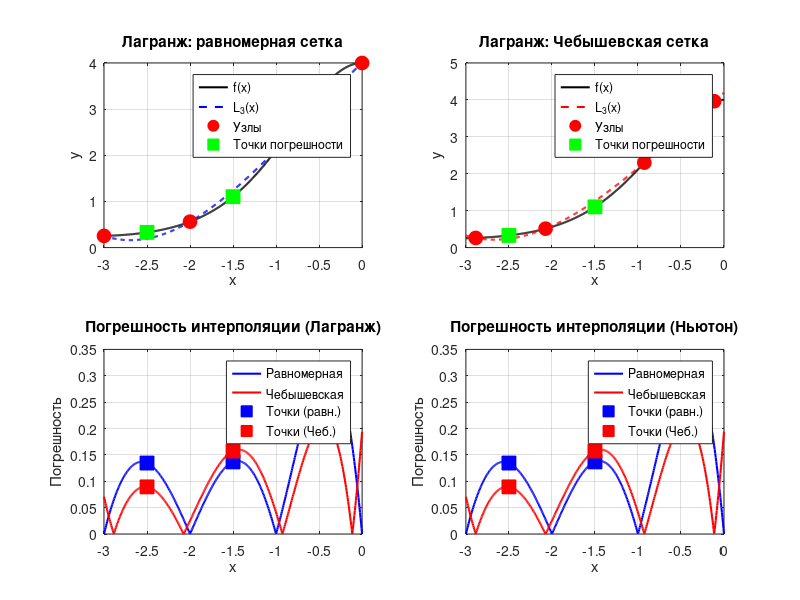
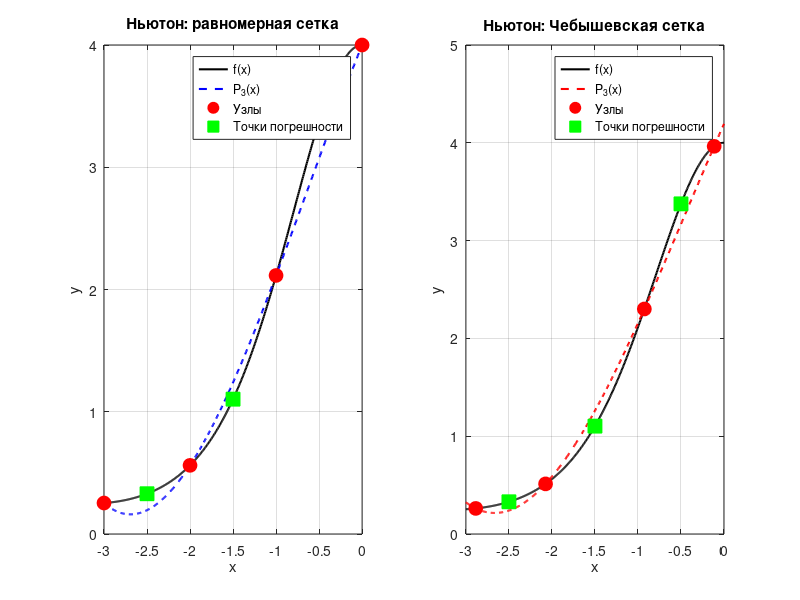

These figures' MATLAB source, in order:
% Лабораторная работа №4, вариант 5
% f(x) = 4^(cos(x)), [a,b] = [-3, 0]
clear; clc; close all;

a = -3;
b = 0;

% Функция f(x) = 4^(cos(x))
f = @(x) 4 .^ (cos(x));

% Точки для оценки погрешности
x_j = [(5*a + b)/6, (a + b)/2, (a + 5*b)/6];  % = [-2.5, -1.5, -0.5]
y_j = f(x_j);

%% ==========================
%% Равномерная сетка
%% ==========================

% Узлы равномерной сетки (4 узла для полинома 3-й степени)
n = 3;
x_uniform = linspace(a, b, n+1);  % [-3, -2, -1, 0]
y_uniform = f(x_uniform);

%% Лагранж (равномерная)
% Базисные полиномы
l0 = @(x) ((x - x_uniform(2)) .* (x - x_uniform(3)) .* (x - x_uniform(4))) ./ ...
          ((x_uniform(1) - x_uniform(2)) * (x_uniform(1) - x_uniform(3)) * (x_uniform(1) - x_uniform(4)));
l1 = @(x) ((x - x_uniform(1)) .* (x - x_uniform(3)) .* (x - x_uniform(4))) ./ ...
          ((x_uniform(2) - x_uniform(1)) * (x_uniform(2) - x_uniform(3)) * (x_uniform(2) - x_uniform(4)));
l2 = @(x) ((x - x_uniform(1)) .* (x - x_uniform(2)) .* (x - x_uniform(4))) ./ ...
          ((x_uniform(3) - x_uniform(1)) * (x_uniform(3) - x_uniform(2)) * (x_uniform(3) - x_uniform(4)));
l3 = @(x) ((x - x_uniform(1)) .* (x - x_uniform(2)) .* (x - x_uniform(3))) ./ ...
          ((x_uniform(4) - x_uniform(1)) * (x_uniform(4) - x_uniform(2)) * (x_uniform(4) - x_uniform(3)));

L_uniform = @(x) y_uniform(1)*l0(x) + y_uniform(2)*l1(x) + y_uniform(3)*l2(x) + y_uniform(4)*l3(x);

L_uniform_xj = L_uniform(x_j);
errors_L_uniform = abs(y_j - L_uniform_xj);

%% Ньютон (равномерная)
coeff_uniform = y_uniform;
for j = 2:length(x_uniform)
    for i = length(x_uniform):-1:j
        coeff_uniform(i) = (coeff_uniform(i) - coeff_uniform(i-1)) / (x_uniform(i) - x_uniform(i-j+1));
    end
end

P_uniform = @(x) coeff_uniform(1) ...
               + coeff_uniform(2)*(x - x_uniform(1)) ...
               + coeff_uniform(3)*(x - x_uniform(1)).*(x - x_uniform(2)) ...
               + coeff_uniform(4)*(x - x_uniform(1)).*(x - x_uniform(2)).*(x - x_uniform(3));

P_uniform_xj = P_uniform(x_j);
errors_P_uniform = abs(y_j - P_uniform_xj);

%% ==========================
%% Чебышевская сетка
%% ==========================

% Узлы Чебышева (на отрезке [a,b])
x_cheb = zeros(1, n+1);
for i = 0:n
    x_cheb(i+1) = (a + b)/2 + (b - a)/2 * cos( (2*i + 1) * pi / (2*(n+1)) );
end
y_cheb = f(x_cheb);

%% Лагранж (Чебышев)
% Базисные полиномы для Чебышевской сетки
l0c = @(x) ((x - x_cheb(2)) .* (x - x_cheb(3)) .* (x - x_cheb(4))) ./ ...
           ((x_cheb(1) - x_cheb(2)) * (x_cheb(1) - x_cheb(3)) * (x_cheb(1) - x_cheb(4)));
l1c = @(x) ((x - x_cheb(1)) .* (x - x_cheb(3)) .* (x - x_cheb(4))) ./ ...
           ((x_cheb(2) - x_cheb(1)) * (x_cheb(2) - x_cheb(3)) * (x_cheb(2) - x_cheb(4)));
l2c = @(x) ((x - x_cheb(1)) .* (x - x_cheb(2)) .* (x - x_cheb(4))) ./ ...
           ((x_cheb(3) - x_cheb(1)) * (x_cheb(3) - x_cheb(2)) * (x_cheb(3) - x_cheb(4)));
l3c = @(x) ((x - x_cheb(1)) .* (x - x_cheb(2)) .* (x - x_cheb(3))) ./ ...
           ((x_cheb(4) - x_cheb(1)) * (x_cheb(4) - x_cheb(2)) * (x_cheb(4) - x_cheb(3)));

L_cheb = @(x) y_cheb(1)*l0c(x) + y_cheb(2)*l1c(x) + y_cheb(3)*l2c(x) + y_cheb(4)*l3c(x);

L_cheb_xj = L_cheb(x_j);
errors_L_cheb = abs(y_j - L_cheb_xj);

%% Ньютон (Чебышев)
coeff_cheb = y_cheb;
for j = 2:length(x_cheb)
    for i = length(x_cheb):-1:j
        coeff_cheb(i) = (coeff_cheb(i) - coeff_cheb(i-1)) / (x_cheb(i) - x_cheb(i-j+1));
    end
end

P_cheb = @(x) coeff_cheb(1) ...
            + coeff_cheb(2)*(x - x_cheb(1)) ...
            + coeff_cheb(3)*(x - x_cheb(1)).*(x - x_cheb(2)) ...
            + coeff_cheb(4)*(x - x_cheb(1)).*(x - x_cheb(2)).*(x - x_cheb(3));

P_cheb_xj = P_cheb(x_j);
errors_P_cheb = abs(y_j - P_cheb_xj);

%% ==========================
%% Вывод результатов
%% ==========================

fprintf("================================================\n");
fprintf("Узлы равномерной сетки:\n");
for i = 1:length(x_uniform)
    fprintf("x_%d = %.6f, f(x_%d) = %.6f\n", i-1, x_uniform(i), i-1, y_uniform(i));
end

fprintf("\nУзлы Чебышевской сетки:\n");
for i = 1:length(x_cheb)
    fprintf("x_%d = %.6f, f(x_%d) = %.6f\n", i-1, x_cheb(i), i-1, y_cheb(i));
end

fprintf("\n================================================\n");
fprintf("Таблица результатов (Лагранж):\n");
fprintf("------------------------------------------------------------\n");
fprintf('j   x_j        f(x_j)      L_unif(x_j)  |f-L_unif|   L_cheb(x_j)  |f-L_cheb|\n');
fprintf("------------------------------------------------------------\n");
for j = 1:length(x_j)
    fprintf('%d   %6.3f   %10.6f   %10.6f   %10.6e   %10.6f   %10.6e\n', ...
            j-1, x_j(j), y_j(j), L_uniform_xj(j), errors_L_uniform(j), ...
            L_cheb_xj(j), errors_L_cheb(j));
end
fprintf("------------------------------------------------------------\n");

fprintf("\n================================================\n");
fprintf("Таблица результатов (Ньютон):\n");
fprintf("------------------------------------------------------------\n");
fprintf('j   x_j        f(x_j)      P_unif(x_j)  |f-P_unif|   P_cheb(x_j)  |f-P_cheb|\n');
fprintf("------------------------------------------------------------\n");
for j = 1:length(x_j)
    fprintf('%d   %6.3f   %10.6f   %10.6f   %10.6e   %10.6f   %10.6e\n', ...
            j-1, x_j(j), y_j(j), P_uniform_xj(j), errors_P_uniform(j), ...
            P_cheb_xj(j), errors_P_cheb(j));
end
fprintf("------------------------------------------------------------\n");

%% ==========================
%% Графики (Лагранж)
%% ==========================
xx = linspace(a, b, 500);

figure;
subplot(2,2,1);
plot(xx, f(xx), 'k-', 'LineWidth', 1.5); hold on;
plot(xx, L_uniform(xx), 'b--', 'LineWidth', 1.5);
plot(x_uniform, y_uniform, 'ro', 'MarkerSize', 10, 'MarkerFaceColor', 'r');
plot(x_j, y_j, 'gs', 'MarkerSize', 10, 'MarkerFaceColor', 'g');
grid on; xlabel('x'); ylabel('y');
legend('f(x)', 'L_3(x)', 'Узлы', 'Точки погрешности', 'Location', 'best');
title('Лагранж: равномерная сетка');

subplot(2,2,2);
plot(xx, f(xx), 'k-', 'LineWidth', 1.5); hold on;
plot(xx, L_cheb(xx), 'r--', 'LineWidth', 1.5);
plot(x_cheb, y_cheb, 'ro', 'MarkerSize', 10, 'MarkerFaceColor', 'r');
plot(x_j, y_j, 'gs', 'MarkerSize', 10, 'MarkerFaceColor', 'g');
grid on; xlabel('x'); ylabel('y');
legend('f(x)', 'L_3(x)', 'Узлы', 'Точки погрешности', 'Location', 'best');
title('Лагранж: Чебышевская сетка');

subplot(2,2,3);
plot(xx, abs(f(xx) - L_uniform(xx)), 'b-', 'LineWidth', 1.5); hold on;
plot(xx, abs(f(xx) - L_cheb(xx)), 'r-', 'LineWidth', 1.5);
plot(x_j, errors_L_uniform, 'bs', 'MarkerSize', 10, 'MarkerFaceColor', 'b');
plot(x_j, errors_L_cheb, 'rs', 'MarkerSize', 10, 'MarkerFaceColor', 'r');
grid on; xlabel('x'); ylabel('Погрешность');
legend('Равномерная', 'Чебышевская', 'Точки (равн.)', 'Точки (Чеб.)', 'Location', 'best');
title('Погрешность интерполяции (Лагранж)');

%% ==========================
%% Графики (Ньютон)
%% ==========================
subplot(2,2,4);
plot(xx, abs(f(xx) - P_uniform(xx)), 'b-', 'LineWidth', 1.5); hold on;
plot(xx, abs(f(xx) - P_cheb(xx)), 'r-', 'LineWidth', 1.5);
plot(x_j, errors_P_uniform, 'bs', 'MarkerSize', 10, 'MarkerFaceColor', 'b');
plot(x_j, errors_P_cheb, 'rs', 'MarkerSize', 10, 'MarkerFaceColor', 'r');
grid on; xlabel('x'); ylabel('Погрешность');
legend('Равномерная', 'Чебышевская', 'Точки (равн.)', 'Точки (Чеб.)', 'Location', 'best');
title('Погрешность интерполяции (Ньютон)');

figure;
subplot(1,2,1);
plot(xx, f(xx), 'k-', 'LineWidth', 1.5); hold on;
plot(xx, P_uniform(xx), 'b--', 'LineWidth', 1.5);
plot(x_uniform, y_uniform, 'ro', 'MarkerSize', 10, 'MarkerFaceColor', 'r');
plot(x_j, y_j, 'gs', 'MarkerSize', 10, 'MarkerFaceColor', 'g');
grid on; xlabel('x'); ylabel('y');
legend('f(x)', 'P_3(x)', 'Узлы', 'Точки погрешности', 'Location', 'best');
title('Ньютон: равномерная сетка');

subplot(1,2,2);
plot(xx, f(xx), 'k-', 'LineWidth', 1.5); hold on;
plot(xx, P_cheb(xx), 'r--', 'LineWidth', 1.5);
plot(x_cheb, y_cheb, 'ro', 'MarkerSize', 10, 'MarkerFaceColor', 'r');
plot(x_j, y_j, 'gs', 'MarkerSize', 10, 'MarkerFaceColor', 'g');
grid on; xlabel('x'); ylabel('y');
legend('f(x)', 'P_3(x)', 'Узлы', 'Точки погрешности', 'Location', 'best');
title('Ньютон: Чебышевская сетка');


